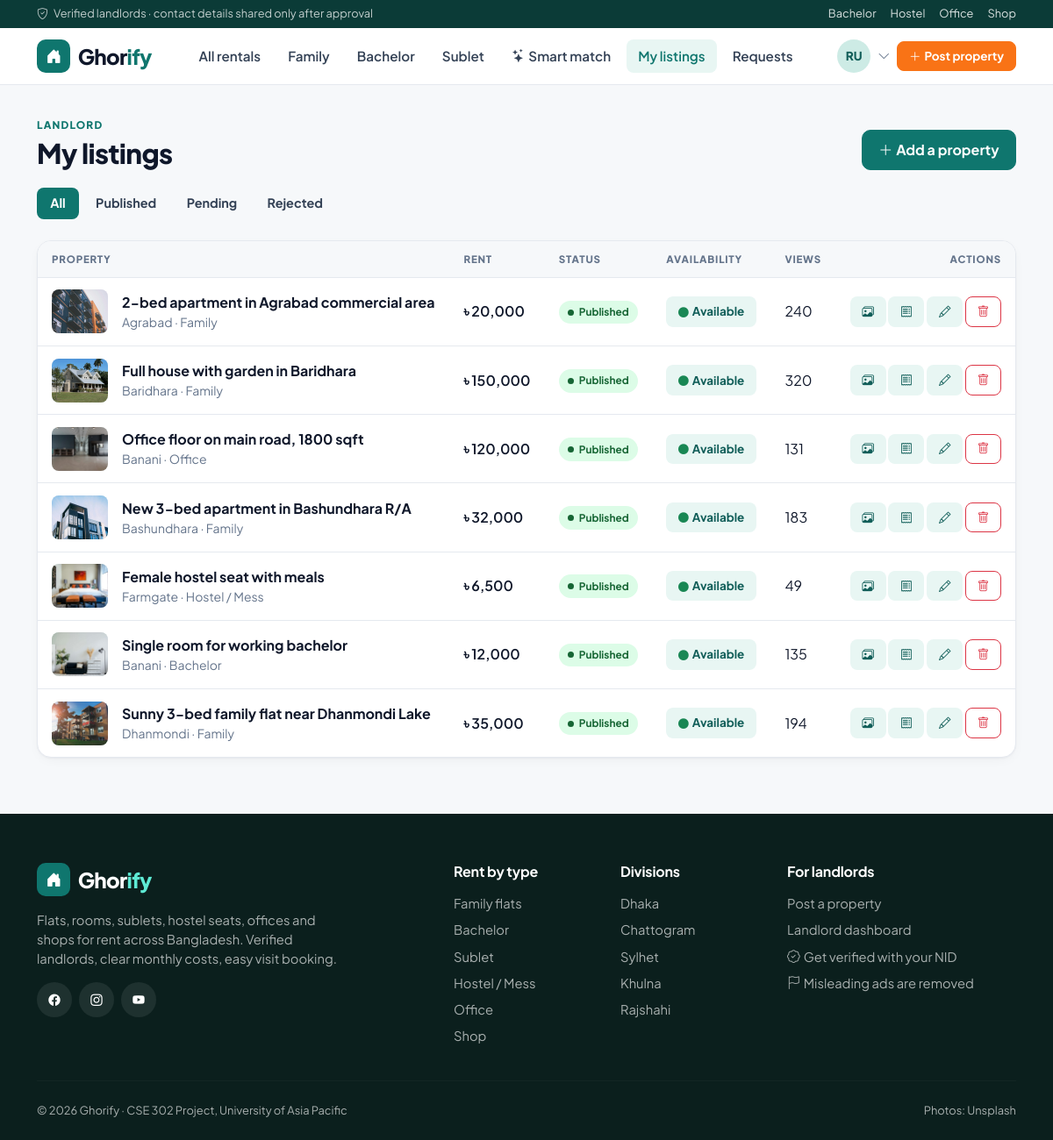
The page /landlord/properties/ (signed in) on the database its author committed.
### accounts/models.py (models this page shows, shortened)
class User(AbstractUser):
    objects = GhorifyUserManager()
    class Role(models.TextChoices):
        TENANT = 'tenant', 'Tenant'
        LANDLORD = 'landlord', 'Landlord'
        ADMIN = 'admin', 'Admin'
    email = models.EmailField(unique=True)
    role = models.CharField(max_length=10, choices=Role.choices, default=Role.TENANT)
    phone = models.CharField(max_length=14, blank=True, validators=[phone_validator])
    avatar = models.ImageField(upload_to=avatar_upload_path, blank=True, null=True)
    bio = models.TextField(blank=True, max_length=500)
    class Meta:
        ordering = ['-date_joined']
    @property
    def is_tenant(self):
        return self.role == self.Role.TENANT
    @property
    def is_landlord(self):
        return self.role == self.Role.LANDLORD
    @property
    def display_name(self):
        return self.get_full_name() or self.username
    @property
    def initials(self):
        name = self.display_name.split()
        return ''.join(part[0] for part in name[:2]).upper()

### properties/models.py (models this page shows, shortened)
class Property(models.Model):
    class PropertyType(models.TextChoices):
        APARTMENT = 'apartment', 'Apartment / Flat'
        HOUSE = 'house', 'Full house'
        ROOM = 'room', 'Single room'
        STUDIO = 'studio', 'Studio'
        DUPLEX = 'duplex', 'Duplex'
        SEAT = 'seat', 'Seat (shared room)'
        COMMERCIAL = 'commercial', 'Commercial space'
    class Category(models.TextChoices):
        FAMILY = 'family', 'Family'
        BACHELOR = 'bachelor', 'Bachelor'
        SUBLET = 'sublet', 'Sublet'
        HOSTEL = 'hostel', 'Hostel / Mess'
        OFFICE = 'office', 'Office'
        SHOP = 'shop', 'Shop'
    class Division(models.TextChoices):
        DHAKA = 'dhaka', 'Dhaka'
        CHATTOGRAM = 'chattogram', 'Chattogram'
        KHULNA = 'khulna', 'Khulna'
        RAJSHAHI = 'rajshahi', 'Rajshahi'
        SYLHET = 'sylhet', 'Sylhet'
        BARISHAL = 'barishal', 'Barishal'
        RANGPUR = 'rangpur', 'Rangpur'
        MYMENSINGH = 'mymensingh', 'Mymensingh'
    class Gender(models.TextChoices):
        ANY = 'any', 'Anyone'
        MALE = 'male', 'Male only'
        FEMALE = 'female', 'Female only'
    class Status(models.TextChoices):
        PENDING = 'pending', 'Pending review'
        APPROVED = 'approved', 'Published'
        REJECTED = 'rejected', 'Rejected'
    landlord = models.ForeignKey(settings.AUTH_USER_MODEL, on_delete=models.CASCADE, related_name='properties')
    title = models.CharField(max_length=150)
    description = models.TextField()
    property_type = models.CharField(max_length=12, choices=PropertyType.choices, default=PropertyType.APARTMENT)
    category = models.CharField(max_length=10, choices=Category.choices, default=Category.FAMILY)
    division = models.CharField(max_length=12, choices=Division.choices, default=Division.DHAKA)
    city = models.CharField('City / district', max_length=60, default='Dhaka')
    location = models.CharField('Area', max_length=80, help_text='Neighbourhood, e.g. Dhanmondi')
    address = models.CharField(max_length=255, help_text='Road / house number. Shown only to tenants after approval.')
    price = models.PositiveIntegerField('Monthly rent (BDT)', validators=[MinValueValidator(500)])
    is_negotiable = models.BooleanField('Rent is negotiable', default=False)
    service_charge = models.PositiveIntegerField('Service charge (BDT / month)', default=0)
    advance_months = models.PositiveSmallIntegerField('Advance (months)', default=2)
    bedrooms = models.PositiveSmallIntegerField(default=1)
    bathrooms = models.PositiveSmallIntegerField(default=1)
    balconies = models.PositiveSmallIntegerField(default=0)
    floor = models.SmallIntegerField(default=1, help_text='0 for ground floor')
    size = models.PositiveIntegerField('Size (sq ft)', null=True, blank=True)
    furnished = models.BooleanField(default=False)
    pet_friendly = models.BooleanField(default=False)
    parking = models.BooleanField(default=False)
    amenities = models.ManyToManyField(Amenity, blank=True, related_name='properties')
    tenant_gender = models.CharField(
        'Who can rent', max_length=6, choices=Gender.choices, default=Gender.ANY,
        help_text='Only for bachelor, sublet and hostel listings.',
    )
    house_rules = models.TextField(blank=True, help_text='Guest policy, smoking, cooking rules, etc.')
    gate_closing_time = models.TimeField(null=True, blank=True)
    available_from = models.DateField(null=True, blank=True)
    is_available = models.BooleanField(default=True)
    status = models.CharField(max_length=10, choices=Status.choices, default=Status.PENDING)
    moderation_note = models.CharField(max_length=255, blank=True)
    is_featured = models.BooleanField(default=False, help_text='Featured listings are shown first.')
    view_count = models.PositiveIntegerField(default=0)
    created_at = models.DateTimeField(auto_now_add=True)
    updated_at = models.DateTimeField(auto_now=True)
    objects = PropertyQuerySet.as_manager()
    class Meta:
        ordering = ['-created_at']
        verbose_name_plural = 'properties'
        indexes = [models.Index(fields=['status', 'is_available', 'location'])]
    def get_absolute_url(self):
        return reverse('properties:detail', args=[self.pk])
    @property
    def primary_image(self):
        images = list(self.images.all())
        for image in images:
            if image.is_primary:
                return image
        return images[0] if images else None

class PropertyImage(models.Model):
    property = models.ForeignKey(Property, on_delete=models.CASCADE, related_name='images')
    image = models.ImageField(upload_to=property_image_path)
    caption = models.CharField(max_length=120, blank=True)
    is_primary = models.BooleanField(default=False)
    uploaded_at = models.DateTimeField(auto_now_add=True)
    class Meta:
        ordering = ['-is_primary', 'uploaded_at']

### properties/views.py (the view)
# urls.py: path('landlord/properties/', views.my_properties, name='mine'),
@landlord_required
def my_properties(request):
    properties = (request.user.properties.prefetch_related('images')
                  .with_ratings().order_by('-created_at'))
    status = request.GET.get('status')
    if status in Property.Status.values:
        properties = properties.filter(status=status)
    return render(request, 'properties/my_properties.html', {'properties': properties, 'active_status': status})

### accounts/models.py (called while the page is built)
    @property
    def is_verified(self):
        return self.status == self.Status.VERIFIED

### interactions/context_processors.py (called while the page is built)
def compare_count(request):
    user = getattr(request, 'user', None)
    if not (user and user.is_authenticated and user.is_tenant):
        return {}
    comparison = user.comparisons.first()
    return {'compare_count': comparison.items.count() if comparison else 0}

### properties/models.py (called while the page is built)
    def with_ratings(self):
        return self.annotate(avg_rating=Avg('reviews__rating'))

### properties/templatetags/ghorify_tags.py (called while the page is built)
@register.filter
def taka(value):
    if value in (None, ''):
        return '-'
    try:
        return f'৳ {intcomma(int(round(float(value))))}'
    except (TypeError, ValueError):
        return value

### templates/properties/my_properties.html (shortened to what this page needs)
{% extends 'base.html' %}
{% load ghorify_tags humanize %}
{% block content %}
<div class="container">
  <div class="page-header d-flex flex-wrap justify-content-between align-items-end gap-3">
    <div><span class="eyebrow">Landlord</span><h1>My listings</h1></div>
    <a href="{% url 'properties:create' %}" class="btn btn-primary"><i class="bi bi-plus-lg me-1"></i>Add a property</a>
  </div>
  <ul class="nav nav-pills-gh gap-1 mb-4">
    <li><a class="nav-link {% if not active_status %}active{% endif %}" href="?">All</a></li>
    <li><a class="nav-link {% if active_status == 'approved' %}active{% endif %}" href="?status=approved">Published</a></li>
    <li><a class="nav-link {% if active_status == 'pending' %}active{% endif %}" href="?status=pending">Pending</a></li>
    <li><a class="nav-link {% if active_status == 'rejected' %}active{% endif %}" href="?status=rejected">Rejected</a></li>
  </ul>
  {% if properties %}
  <div class="gh-card overflow-hidden">
    <div class="table-responsive">
      <table class="gh-table">
        <thead><tr><th>Property</th><th>Rent</th><th>Status</th><th>Availability</th><th>Views</th><th class="text-end">Actions</th></tr></thead>
        <tbody>
        {% for p in properties %}
          <tr>
            <td>
              <div class="d-flex align-items-center gap-3">
                {% with img=p.primary_image %}{% if img %}<img src="{{ img.image.url }}" class="mini-thumb" alt="">{% else %}<span class="mini-thumb"><i class="bi bi-image"></i></span>{% endif %}{% endwith %}
                <div><a href="{{ p.get_absolute_url }}" class="fw-bold text-reset">{{ p.title }}</a><div class="small text-muted">{{ p.location }} · {{ p.get_category_display }}</div></div>
              </div>
            </td>
            <td class="fw-semibold">{{ p.price|taka }}</td>
            <td><span class="status status-{{ p.status }}">{{ p.get_status_display }}</span>
              {% if p.status == 'rejected' and p.moderation_note %}<div class="small text-danger mt-1" style="max-width:220px">{{ p.moderation_note }}</div>{% endif %}</td>
            <td>
              <form method="post" action="{% url 'properties:toggle_availability' p.pk %}">{% csrf_token %}
                <button class="btn btn-sm {% if p.is_available %}btn-soft{% else %}btn-outline-primary{% endif %}">{% if p.is_available %}<i class="bi bi-circle-fill text-success small me-1"></i>Available{% else %}Rented out{% endif %}</button>
              </form>
            </td>
            <td>{{ p.view_count|intcomma }}</td>
            <td class="text-end text-nowrap">
              <a href="{% url 'properties:images' p.pk %}" class="btn btn-sm btn-soft" title="Photos"><i class="bi bi-images"></i></a>
              <a href="{% url 'properties:utilities' p.pk %}" class="btn btn-sm btn-soft" title="Bills"><i class="bi bi-receipt"></i></a>
              <a href="{% url 'properties:update' p.pk %}" class="btn btn-sm btn-soft" title="Edit"><i class="bi bi-pencil"></i></a>
              <a href="{% url 'properties:delete' p.pk %}" class="btn btn-sm btn-outline-danger" title="Delete"><i class="bi bi-trash"></i></a>
            </td>
          </tr>
        {% endfor %}
        </tbody>
      </table>
    </div>
  </div>
  {% else %}
    {% url 'properties:create' as new_url %}
  {% endif %}
</div>
{% endblock %}

### templates/partials/navbar.html (shortened to what this page needs)
{% with url=request.resolver_match.url_name ns=request.resolver_match.namespace %}
<div class="top-strip d-none d-md-block">
  <div class="container d-flex justify-content-between">
    <span><i class="bi bi-shield-check me-1"></i> Verified landlords · contact details shared only after approval</span>
    <span class="d-flex gap-3">
      <a href="{% url 'properties:browse' %}?category=bachelor">Bachelor</a>
      <a href="{% url 'properties:browse' %}?category=hostel">Hostel</a>
      <a href="{% url 'properties:browse' %}?category=office">Office</a>
      <a href="{% url 'properties:browse' %}?category=shop">Shop</a>
    </span>
  </div>
</div>
<nav class="navbar navbar-expand-lg gh-nav sticky-top py-2">
  <div class="container">
    <a class="navbar-brand gh-brand" href="{% url 'properties:home' %}">
      <span class="logo"><i class="bi bi-house-door-fill"></i></span><span>Ghor<span class="accent">ify</span></span>
    </a>
    <div class="collapse navbar-collapse" id="mainNav">
      <ul class="navbar-nav ms-lg-4 me-auto gap-1 mt-3 mt-lg-0">
        <li class="nav-item"><a class="nav-link {% if url == 'browse' and not request.GET.category %}active{% endif %}" href="{% url 'properties:browse' %}">All rentals</a></li>
        <li class="nav-item"><a class="nav-link {% if request.GET.category == 'family' %}active{% endif %}" href="{% url 'properties:browse' %}?category=family">Family</a></li>
        <li class="nav-item"><a class="nav-link {% if request.GET.category == 'bachelor' %}active{% endif %}" href="{% url 'properties:browse' %}?category=bachelor">Bachelor</a></li>
        <li class="nav-item"><a class="nav-link {% if request.GET.category == 'sublet' %}active{% endif %}" href="{% url 'properties:browse' %}?category=sublet">Sublet</a></li>
        <li class="nav-item"><a class="nav-link {% if ns == 'search' and url == 'search' %}active{% endif %}" href="{% url 'search:search' %}"><i class="bi bi-stars me-1"></i>Smart match</a></li>
        {% if user.is_authenticated and user.is_tenant %}
          <li class="nav-item"><a class="nav-link {% if url == 'compare' or url == 'comparison' %}active{% endif %}" href="{% url 'interactions:compare' %}">Compare{% if compare_count %}<span class="nav-badge">{{ compare_count }}</span>{% endif %}</a></li>
        {% elif user.is_authenticated and user.is_landlord %}
          <li class="nav-item"><a class="nav-link {% if url == 'mine' %}active{% endif %}" href="{% url 'properties:mine' %}">My listings</a></li>
          <li class="nav-item"><a class="nav-link {% if url == 'incoming' %}active{% endif %}" href="{% url 'interactions:incoming' %}">Requests</a></li>
        {% elif user.is_authenticated and user.is_platform_admin %}
          <li class="nav-item"><a class="nav-link {% if url == 'moderation' %}active{% endif %}" href="{% url 'dashboard:moderation' %}">Moderation</a></li>
        {% endif %}
      </ul>
      <div class="d-flex align-items-center gap-2 mt-3 mt-lg-0">
        {% if user.is_authenticated %}
          <div class="dropdown">
            <a href="#" class="d-flex align-items-center gap-2 text-reset" data-bs-toggle="dropdown" aria-expanded="false">
              {% if user.avatar %}<img src="{{ user.avatar.url }}" class="avatar" alt="">{% else %}<span class="avatar">{{ user.initials }}</span>{% endif %}
              <i class="bi bi-chevron-down small text-muted"></i>
            </a>
          </div>
        {% else %}
          <a href="{% url 'accounts:login' %}" class="btn btn-sm btn-soft"><i class="bi bi-person me-1"></i>Log in</a>
        {% endif %}
        {% if not user.is_authenticated or user.is_landlord %}
          <a href="{% if user.is_authenticated %}{% url 'properties:create' %}{% else %}{% url 'accounts:register' %}{% endif %}" class="btn btn-sm btn-accent"><i class="bi bi-plus-lg me-1"></i>Post property</a>
        {% endif %}
      </div>
    </div>
  </div>
</nav>
{% endwith %}

### rows shown on the page
User: initials "RU"
Property: primary_image.image (picture), title "2-bed apartment in Agrabad commercial area", location "Agrabad", category "Family", price|taka "৳ 20,000", status "Published", is_available True (drawn), view_count "240"
Property: primary_image.image (picture), title "Full house with garden in Baridhara", location "Baridhara", category "Family", price|taka "৳ 150,000", status "Published", is_available True (drawn), view_count "320"
Property: primary_image.image (picture), title "Office floor on main road, 1800 sqft", location "Banani", category "Office", price|taka "৳ 120,000", status "Published", is_available True (drawn), view_count "131"
Property: primary_image.image (picture), title "New 3-bed apartment in Bashundhara R/A", location "Bashundhara", category "Family", price|taka "৳ 32,000", status "Published", is_available True (drawn), view_count "183"
Property: primary_image.image (picture), title "Female hostel seat with meals", location "Farmgate", category "Hostel / Mess", price|taka "৳ 6,500", status "Published", is_available True (drawn), view_count "49"
Property: primary_image.image (picture), title "Single room for working bachelor", location "Banani", category "Bachelor", price|taka "৳ 12,000", status "Published", is_available True (drawn), view_count "135"
Property: primary_image.image (picture), title "Sunny 3-bed family flat near Dhanmondi Lake", location "Dhanmondi", category "Family", price|taka "৳ 35,000", status "Published", is_available True (drawn), view_count "194"
